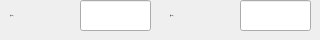
     <widget class="QWidget" name="page_rect">
      <widget class="QLineEdit" name="lineEdit_width">
       <property name="geometry">
        <rect>
         <x>240</x>
         <y>0</y>
         <width>71</width>
         <height>31</height>
        </rect>
       </property>
       <property name="font">
        <font>
         <family>Microsoft YaHei</family>
         <pointsize>-1</pointsize>
        </font>
       </property>
      </widget>
      <widget class="QLabel" name="label_28">
       <property name="geometry">
        <rect>
         <x>10</x>
         <y>0</y>
         <width>61</width>
         <height>31</height>
        </rect>
       </property>
       <property name="font">
        <font>
         <family>Microsoft YaHei</family>
         <pointsize>-1</pointsize>
        </font>
       </property>
       <property name="text">
        <string>长(mm)</string>
       </property>
      </widget>
      <widget class="QLabel" name="label_29">
       <property name="geometry">
        <rect>
         <x>170</x>
         <y>0</y>
         <width>61</width>
         <height>31</height>
        </rect>
       </property>
       <property name="font">
        <font>
         <family>Microsoft YaHei</family>
         <pointsize>-1</pointsize>
        </font>
       </property>
       <property name="text">
        <string>宽(mm)</string>
       </property>
      </widget>
      <widget class="QLineEdit" name="lineEdit_length">
       <property name="geometry">
        <rect>
         <x>80</x>
         <y>0</y>
         <width>71</width>
         <height>31</height>
        </rect>
       </property>
       <property name="font">
        <font>
         <family>Microsoft YaHei</family>
         <pointsize>-1</pointsize>
        </font>
       </property>
      </widget>
     </widget>
